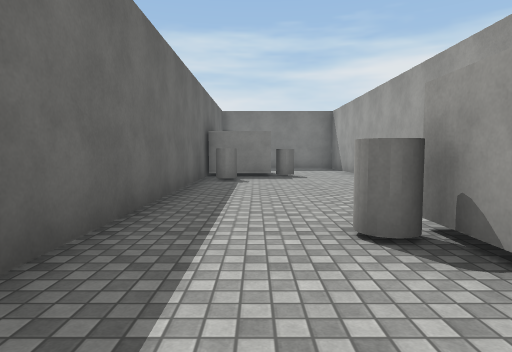
View 1 (above)

16 first-person views from a walk through a 3-D level made in the Unity game engine. The camera is 1.3 m above the floor, tilts 4° down and sees 75° across. The floor is counted in squares, 2 m on a side. Each view is taken from the middle of a square. On the plan, view 1 faces up. The plan holds only what a view shows up to about 10 squares ahead; the rest is blank. The place goes on beyond the plan. Surface patterns are stand-ins for the level's own textures.

View 2
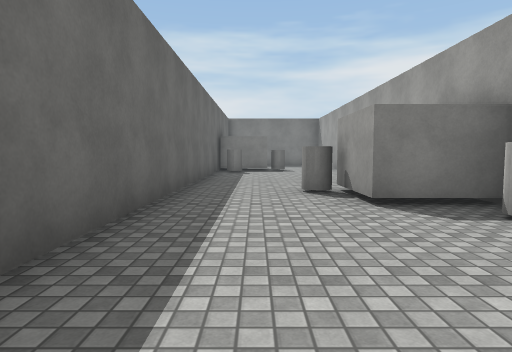

View 3
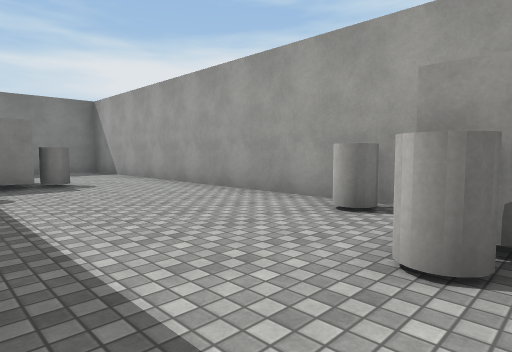

View 4
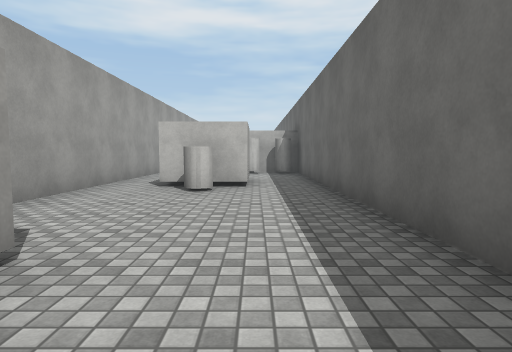

View 5
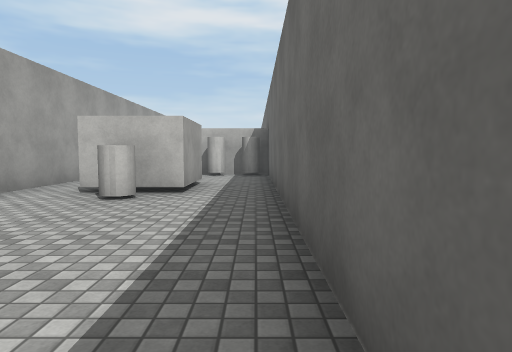

View 6
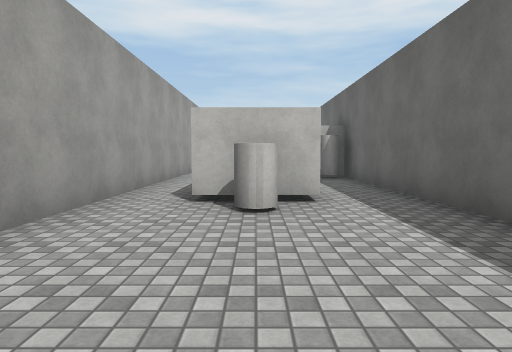

View 7
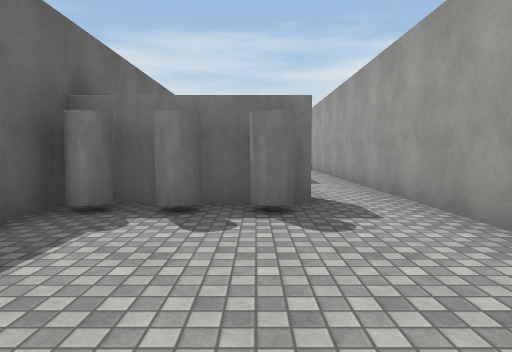

View 8
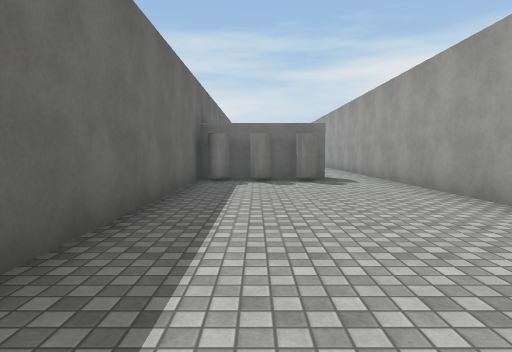

View 9
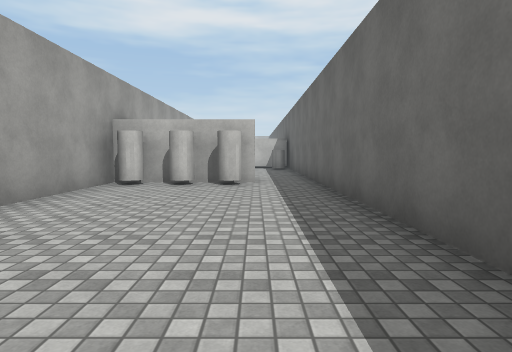

View 10
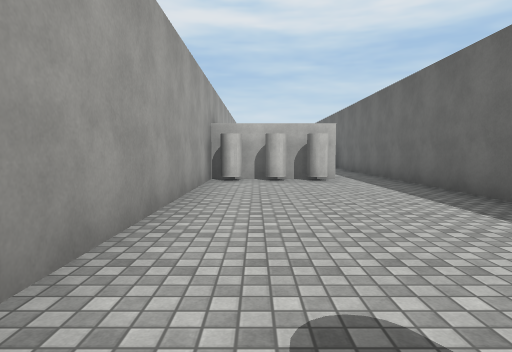

View 11
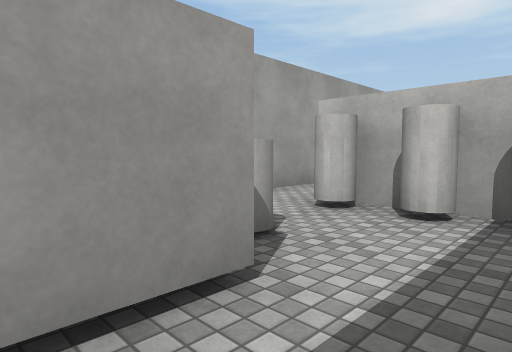

View 12
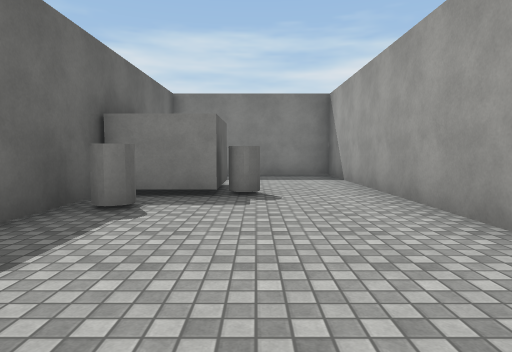

View 13
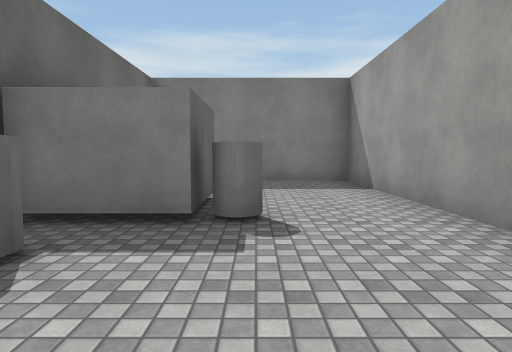

View 14
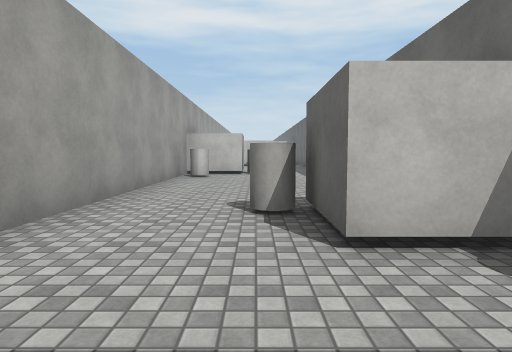

View 15
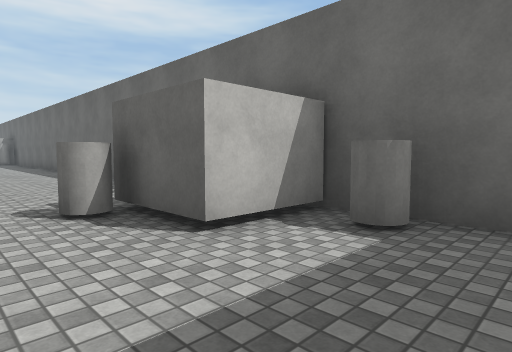

View 16
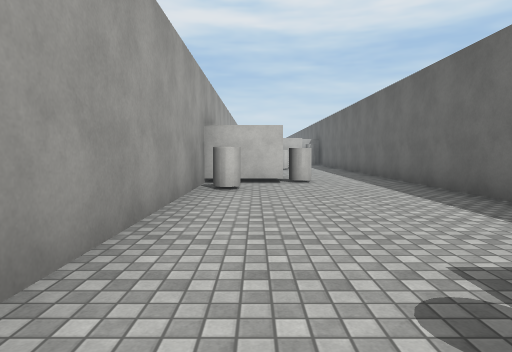

### Floor plan
Points are (right, up) in squares from view 1. A wall is a line through its corners. A room is listed if a view was taken in it or the views show most of it. See-through windows are left out.
Room 1 (views 1, 2, 3, 4, 5, 6, 12, 13, 16)
walls: (3.1, 1.1) (1.4, 1.1) (1.4, 2.9) (3.1, 2.9) (3.1, 10.5); (3.1, -3.6) (3.1, -1.1); (-1.4, 9.6) (-1.4, -3.5); (0.4, 10.8) (0.4, 9) (-1.4, 9)
ways out: opening at (-0.5, -4.5) to room 2; opening at (2, -4.5) to room 2; opening at (1.5, 9.5) to room 3
objects: cylinder (-1, 8); cylinder (1, -3); cylinder (1, 2); cylinder (1, 9); cylinder (3, 0); cylinder (3, 4)
Room 2 (views 7, 8, 9, 10, 11)
walls: (-1.4, -9.5) (-1.4, -18.5); (0.2, -5.2) (0.2, -3.4); (3.1, -16.5) (3.1, -3.6); (-1.4, -3.5) (-1.4, -7.5)
ways out: opening at (-0.5, -4.5) to room 1; opening at (2, -4.5) to room 1
objects: cylinder (-1, -9); cylinder (-1, -8); cylinder (0, -9); cylinder (0, -8); cylinder (1, -17); cylinder (1, -9); cylinder (1, -8); cylinder (1, -6); cylinder (2, -17); cylinder (3, -17)
Room 3 (views 14, 15)
walls: (-1.4, 12.6) (-1.4, 10.8) (0.4, 10.8); (3.1, 10.5) (3.1, 13.5)
ways out: opening at (1.5, 9.5) to room 1
objects: cylinder (-1, 12)

Positions as (right, up) in squares from view 1, and headings:
1: (0, 0), facing up
2: (0, -3), facing up
3: (-1, 2), facing up-right
4: (0, 3), facing down
5: (-1, 2), facing down
6: (1, 1), facing down
7: (1, -13), facing up
8: (0, -17), facing up
9: (0, -10), facing down
10: (2, -9), facing down
11: (-1, -4), facing down-right
12: (1, 4), facing up
13: (1, 6), facing up
14: (1, 13), facing down
15: (2, 13), facing down-left
16: (2, 10), facing down
